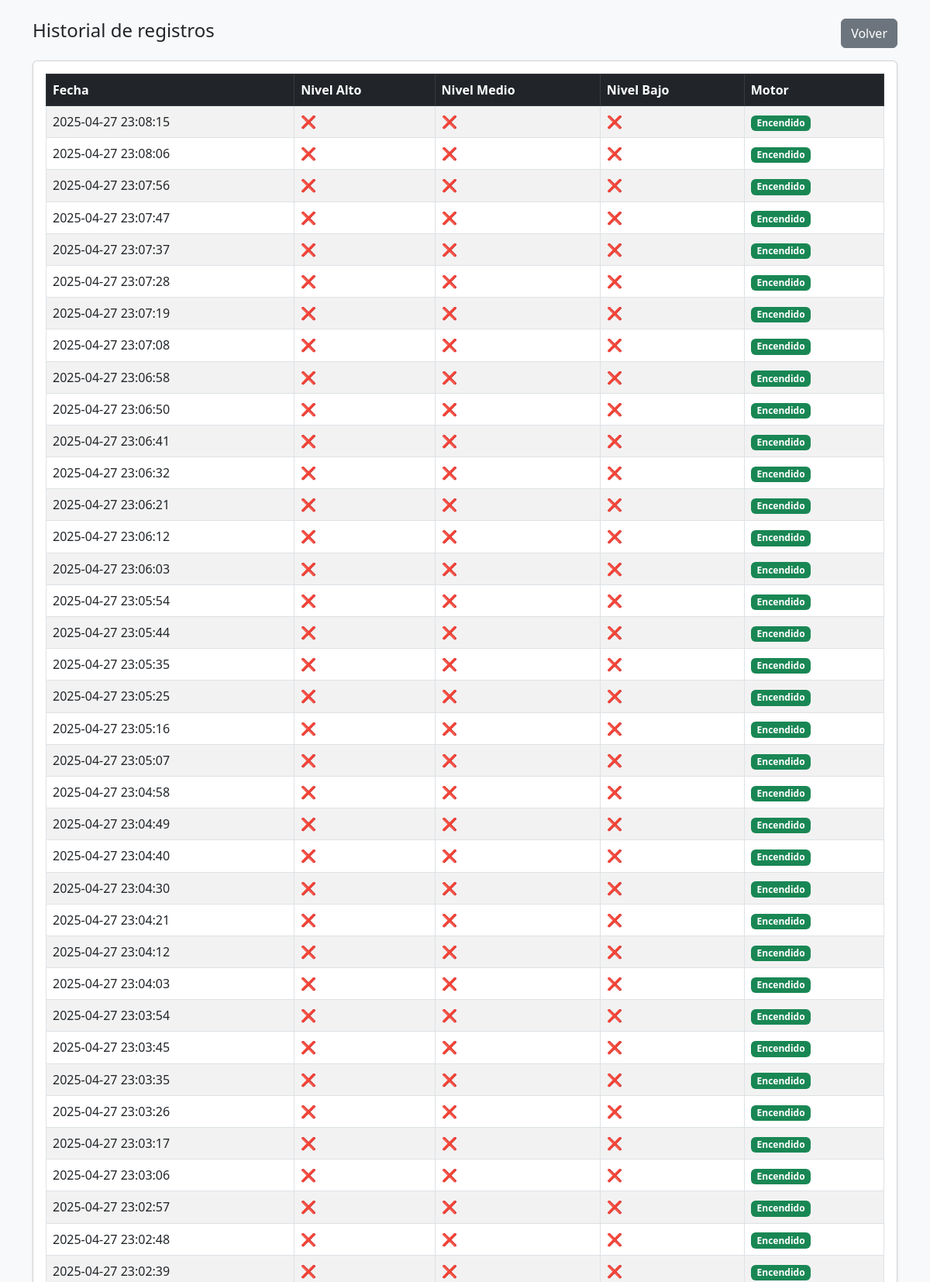
The page /public/historial.php (signed in, upper part) on the database its author committed.
### tables this page shows
CREATE TABLE `nivel_agua` (
  `id` int NOT NULL,
  `nivel_alto` tinyint(1) DEFAULT NULL,
  `nivel_medio` tinyint(1) DEFAULT NULL,
  `nivel_bajo` tinyint(1) DEFAULT NULL,
  `estado_motor` tinyint(1) DEFAULT NULL,
  `fecha` datetime DEFAULT CURRENT_TIMESTAMP,
  `nivel_actual` varchar(10) DEFAULT NULL
);

### app/models/NivelModel.php (called while the page is built, shortened)
<?php
class NivelModel {
    private $pdo;
    public function __construct($pdo) {
        $this->pdo = $pdo;
    }
    public function obtenerHistorial($limite = 100) {
        $stmt = $this->pdo->prepare("SELECT * FROM nivel_agua ORDER BY fecha DESC LIMIT ?");
        $stmt->bindValue(1, $limite, PDO::PARAM_INT);
        $stmt->execute();
        return $stmt->fetchAll(PDO::FETCH_ASSOC);
    }
}
?>

### public/historial.php (the view, shortened to what this page needs)
<?php
require_once '../config/database.php';
require_once '../app/models/NivelModel.php';
$modelo = new NivelModel($pdo);
$historial = $modelo->obtenerHistorial(100);
?>
<!DOCTYPE html>
<html lang="es">
<head>
  <link href="https://cdn.jsdelivr.net/npm/bootstrap@5.3.0/dist/css/bootstrap.min.css" rel="stylesheet">
</head>
<body class="bg-light">
<div class="container py-4">
  <div class="d-flex justify-content-between align-items-center mb-3">
    <h4>Historial de registros</h4>
    <a href="dashboard.php" class="btn btn-secondary">Volver</a>
  </div>
  <div class="card shadow-sm">
    <div class="card-body table-responsive">
      <table class="table table-bordered table-hover table-striped">
        <thead class="table-dark">
          <tr>
            <th>Fecha</th>
            <th>Nivel Alto</th>
            <th>Nivel Medio</th>
            <th>Nivel Bajo</th>
            <th>Motor</th>
          </tr>
        </thead>
        <tbody>
        <?php foreach ($historial as $fila): ?>
          <tr>
            <td><?= $fila['fecha'] ?></td>
            <td><?= $fila['nivel_alto'] ? '✔️' : '❌' ?></td>
            <td><?= $fila['nivel_medio'] ? '✔️' : '❌' ?></td>
            <td><?= $fila['nivel_bajo'] ? '✔️' : '❌' ?></td>
            <td><?= $fila['estado_motor'] ? '<span class="badge bg-success">Encendido</span>' : '<span class="badge bg-secondary">Apagado</span>' ?></td>
          </tr>
        <?php endforeach; ?>
        </tbody>
      </table>
    </div>
  </div>
</div>
</body>
</html>

### rows shown on the page
nivel_agua: fecha "2025-04-27 23:08:15", estado_motor "Encendido"
nivel_agua: fecha "2025-04-27 23:08:06", estado_motor "Encendido"
nivel_agua: fecha "2025-04-27 23:07:56", estado_motor "Encendido"
nivel_agua: fecha "2025-04-27 23:07:47", estado_motor "Encendido"
nivel_agua: fecha "2025-04-27 23:07:37", estado_motor "Encendido"
nivel_agua: fecha "2025-04-27 23:07:28", estado_motor "Encendido"
nivel_agua: fecha "2025-04-27 23:07:19", estado_motor "Encendido"
nivel_agua: fecha "2025-04-27 23:07:08", estado_motor "Encendido"
nivel_agua: fecha "2025-04-27 23:06:58", estado_motor "Encendido"
nivel_agua: fecha "2025-04-27 23:06:50", estado_motor "Encendido"
nivel_agua: fecha "2025-04-27 23:06:41", estado_motor "Encendido"
nivel_agua: fecha "2025-04-27 23:06:32", estado_motor "Encendido"
nivel_agua: fecha "2025-04-27 23:06:21", estado_motor "Encendido"
nivel_agua: fecha "2025-04-27 23:06:12", estado_motor "Encendido"
nivel_agua: fecha "2025-04-27 23:06:03", estado_motor "Encendido"
nivel_agua: fecha "2025-04-27 23:05:54", estado_motor "Encendido"
nivel_agua: fecha "2025-04-27 23:05:44", estado_motor "Encendido"
nivel_agua: fecha "2025-04-27 23:05:35", estado_motor "Encendido"
nivel_agua: fecha "2025-04-27 23:05:25", estado_motor "Encendido"
nivel_agua: fecha "2025-04-27 23:05:16", estado_motor "Encendido"
nivel_agua: fecha "2025-04-27 23:05:07", estado_motor "Encendido"
nivel_agua: fecha "2025-04-27 23:04:58", estado_motor "Encendido"
nivel_agua: fecha "2025-04-27 23:04:49", estado_motor "Encendido"
nivel_agua: fecha "2025-04-27 23:04:40", estado_motor "Encendido"
nivel_agua: fecha "2025-04-27 23:04:30", estado_motor "Encendido"
nivel_agua: fecha "2025-04-27 23:04:21", estado_motor "Encendido"
nivel_agua: fecha "2025-04-27 23:04:12", estado_motor "Encendido"
nivel_agua: fecha "2025-04-27 23:04:03", estado_motor "Encendido"
nivel_agua: fecha "2025-04-27 23:03:54", estado_motor "Encendido"
nivel_agua: fecha "2025-04-27 23:03:45", estado_motor "Encendido"
nivel_agua: fecha "2025-04-27 23:03:35", estado_motor "Encendido"
nivel_agua: fecha "2025-04-27 23:03:26", estado_motor "Encendido"
nivel_agua: fecha "2025-04-27 23:03:17", estado_motor "Encendido"
nivel_agua: fecha "2025-04-27 23:03:06", estado_motor "Encendido"
nivel_agua: fecha "2025-04-27 23:02:57", estado_motor "Encendido"
nivel_agua: fecha "2025-04-27 23:02:48", estado_motor "Encendido"
nivel_agua: fecha "2025-04-27 23:02:39", estado_motor "Encendido"
